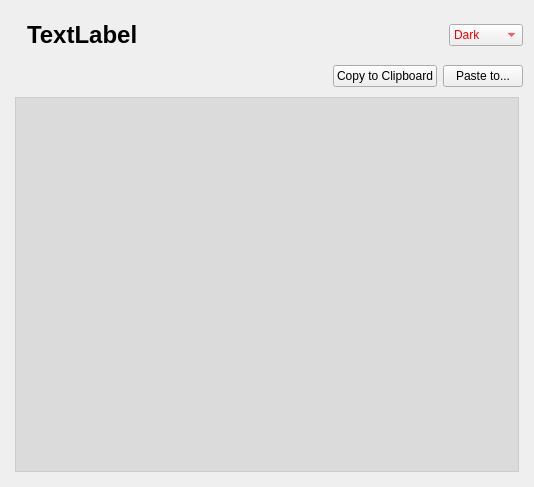
<?xml version="1.0" encoding="UTF-8"?>
<ui version="4.0">
 <class>PMXRunnerWidget</class>
 <widget class="QWidget" name="PMXRunnerWidget">
  <property name="geometry">
   <rect>
    <x>0</x>
    <y>0</y>
    <width>534</width>
    <height>487</height>
   </rect>
  </property>
  <property name="windowTitle">
   <string>Runner</string>
  </property>
  <property name="styleSheet">
   <string notr="true">QTextEdit#textOutput {
  border: 1px solid #CCC;
  /*padding: 4px;*/
  margin: 4px;
  background: rgba(23, 23, 23, 23);
}

QLabel#heading {
	font-weight: bold;
    margin: 10px;
    font-size: 18pt;
}
QComboBox {
	color: red;
}</string>
  </property>
  <layout class="QVBoxLayout" name="verticalLayout">
   <item>
    <layout class="QHBoxLayout" name="horizontalLayout">
     <item>
      <widget class="QLabel" name="heading">
       <property name="styleSheet">
        <string notr="true"/>
       </property>
       <property name="text">
        <string>TextLabel</string>
       </property>
      </widget>
     </item>
     <item>
      <spacer name="horizontalSpacer">
       <property name="orientation">
        <enum>Qt::Horizontal</enum>
       </property>
       <property name="sizeHint" stdset="0">
        <size>
         <width>40</width>
         <height>20</height>
        </size>
       </property>
      </spacer>
     </item>
     <item>
      <widget class="QComboBox" name="comboBox">
       <property name="toolTip">
        <string>Theme</string>
       </property>
       <item>
        <property name="text">
         <string>Dark</string>
        </property>
       </item>
       <item>
        <property name="text">
         <string>Clean</string>
        </property>
       </item>
       <item>
        <property name="text">
         <string>Mac</string>
        </property>
       </item>
       <item>
        <property name="text">
         <string>Xplode</string>
        </property>
       </item>
       <item>
        <property name="text">
         <string>Galactic</string>
        </property>
       </item>
      </widget>
     </item>
    </layout>
   </item>
   <item>
    <layout class="QHBoxLayout" name="horizontalLayout_2">
     <item>
      <spacer name="horizontalSpacer_2">
       <property name="orientation">
        <enum>Qt::Horizontal</enum>
       </property>
       <property name="sizeHint" stdset="0">
        <size>
         <width>40</width>
         <height>20</height>
        </size>
       </property>
      </spacer>
     </item>
     <item>
      <widget class="QPushButton" name="pushButton_2">
       <property name="text">
        <string>Copy to Clipboard</string>
       </property>
      </widget>
     </item>
     <item>
      <widget class="QPushButton" name="pushButton">
       <property name="text">
        <string>Paste to...</string>
       </property>
      </widget>
     </item>
    </layout>
   </item>
   <item>
    <widget class="QTextEdit" name="textOutput"/>
   </item>
  </layout>
 </widget>
 <resources/>
 <connections/>
</ui>
